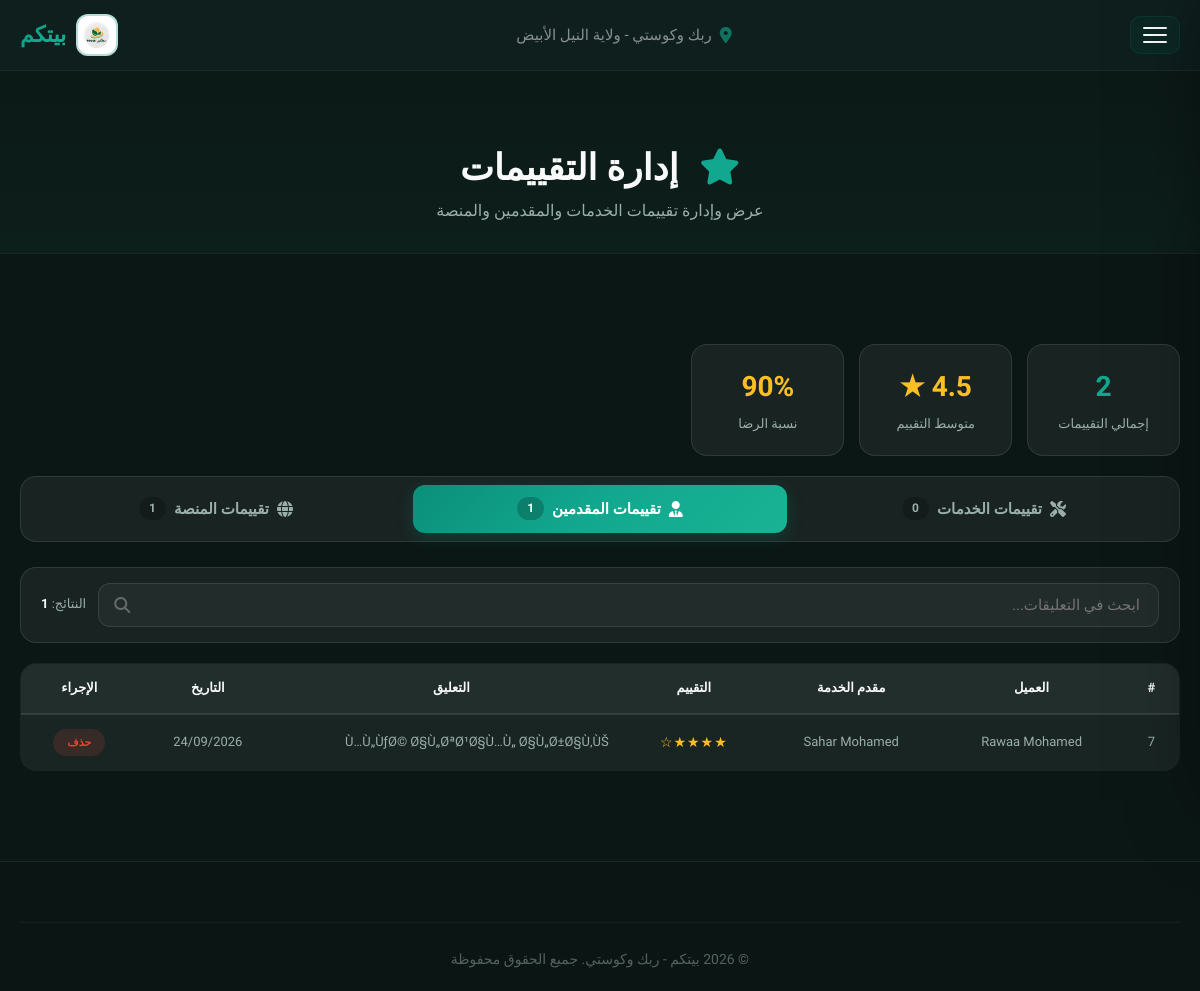
The page /admin_reviews.php?tab=provider (signed in) on the database its author committed.
### tables this page shows
CREATE TABLE `reviews` (
  `id` int(11) NOT NULL auto_increment,
  `user_id` int(11) NOT NULL,
  `provider_id` int(11) default NULL,
  `booking_id` int(11) default NULL,
  `review_type` enum('service','provider','site') default 'service',
  `rating` int(11) NOT NULL,
  `comment` text,
  `created_at` timestamp NOT NULL default CURRENT_TIMESTAMP,
  PRIMARY KEY  (`id`),
  KEY `user_id` (`user_id`),
  KEY `provider_id` (`provider_id`),
  KEY `booking_id` (`booking_id`)
);

CREATE TABLE `users` (
  `id` int(11) NOT NULL auto_increment,
  `name` varchar(100) NOT NULL,
  `username` varchar(50) NOT NULL,
  `email` varchar(100) NOT NULL,
  `phone` varchar(20) NOT NULL,
  `region` varchar(100) NOT NULL,
  `city` varchar(50) default NULL,
  `age` int(11) NOT NULL,
  `service_type` varchar(50) NOT NULL,
  `password` varchar(255) NOT NULL,
  `user_type` enum('admin','provider','receiver') default 'provider',
  `admin_role` enum('super_admin','main','providers','clients','reviews') default NULL,
  `manager_role` varchar(50) default NULL,
  `is_approved` enum('pending','approved','rejected') default 'pending',
  `profile_image` varchar(255) default NULL,
  `national_id_image` varchar(255) default NULL,
  `certificate_image` varchar(255) default NULL,
  `working_area` varchar(255) default NULL,
  `created_at` timestamp NOT NULL default CURRENT_TIMESTAMP,
  `is_banned` tinyint(1) NOT NULL default '0',
  `welcome_shown` tinyint(1) NOT NULL default '0',
  PRIMARY KEY  (`id`),
  UNIQUE KEY `username` (`username`),
  UNIQUE KEY `email` (`email`),
  KEY `idx_is_approved` (`is_approved`),
  KEY `idx_user_type` (`user_type`)
);

### admin_reviews.php (the view, shortened to what this page needs)
<?php
require_once 'config.php';
$active_tab = isset($_GET['tab']) ? $_GET['tab'] : 'service';
$stmt = $pdo->query("SELECT AVG(rating) as avg_rating, COUNT(*) as total FROM reviews");
$stats = $stmt->fetch();
$avg_rating = round(isset($stats['avg_rating']) ? $stats['avg_rating'] : 0, 1);
$total_reviews = isset($stats['total']) ? $stats['total'] : 0;
$stmt = $pdo->query("SELECT review_type, COUNT(*) as cnt FROM reviews GROUP BY review_type");
$counts = array('service' => 0, 'provider' => 0, 'site' => 0);
foreach ($stmt->fetchAll() as $row) {
    $counts[$row['review_type']] = $row['cnt'];
}
$stmt = $pdo->prepare("
    SELECT r.*,
           u.name as user_name,
           p.name as provider_name,
           s.name as service_name
    FROM reviews r
    LEFT JOIN users u ON r.user_id = u.id
    LEFT JOIN users p ON r.provider_id = p.id
    LEFT JOIN bookings b ON r.booking_id = b.id
    LEFT JOIN services s ON b.service_id = s.id
    WHERE r.review_type = ?
    ORDER BY r.created_at DESC
");
$stmt->execute(array($active_tab));
$reviews = $stmt->fetchAll();
?>
<!DOCTYPE html>
<html lang="ar" dir="rtl">
<head>
    <link rel="stylesheet" href="https://cdnjs.cloudflare.com/ajax/libs/font-awesome/6.5.0/css/all.min.css">
    <link href="https://unpkg.com/aos@2.3.1/dist/aos.css" rel="stylesheet">
</head>
<body>
    <header id="mainHeader">
        <div class="container header-inner">
            <div class="logo">
                <img src="uploads/sh.png" alt="بيتكم">
                <span>بيتكم</span>
            </div>
            <div class="header-center">
                <i class="fas fa-map-marker-alt"></i>
                <span>ربك وكوستي - ولاية النيل الأبيض</span>
            </div>
            <button class="hamburger" id="hamburgerBtn"><span></span><span></span><span></span></button>
        </div>
    </header>
    <div class="page-header">
        <div class="container">
            <h1 data-aos="fade-up"><i class="fas fa-star"></i> إدارة التقييمات</h1>
            <p data-aos="fade-up" data-aos-delay="100">عرض وإدارة تقييمات الخدمات والمقدمين والمنصة</p>
        </div>
    </div>
    <section>
        <div class="container">
            <div class="stats-row" data-aos="fade-up">
                <div class="stat-card">
                    <div class="number"><?php echo $total_reviews; ?></div>
                    <div class="label">إجمالي التقييمات</div>
                </div>
                <div class="stat-card">
                    <div class="number" style="color:#FBBF24;"><?php echo $avg_rating; ?> ★</div>
                    <div class="label">متوسط التقييم</div>
                </div>
                <div class="stat-card">
                    <div class="number" style="color:#FBBF24;"><?php echo $avg_rating > 0 ? round($avg_rating * 20) : 0; ?>%</div>
                    <div class="label">نسبة الرضا</div>
                </div>
            </div>
            <div class="reviews-tabs" data-aos="fade-up">
                <a href="?tab=service" class="tab-btn <?php echo $active_tab == 'service' ? 'active' : ''; ?>">
                    <i class="fas fa-tools"></i> تقييمات الخدمات
                    <span class="tab-count"><?php echo $counts['service']; ?></span>
                </a>
                <a href="?tab=provider" class="tab-btn <?php echo $active_tab == 'provider' ? 'active' : ''; ?>">
                    <i class="fas fa-user-tie"></i> تقييمات المقدمين
                    <span class="tab-count"><?php echo $counts['provider']; ?></span>
                </a>
                <a href="?tab=site" class="tab-btn <?php echo $active_tab == 'site' ? 'active' : ''; ?>">
                    <i class="fas fa-globe"></i> تقييمات المنصة
                    <span class="tab-count"><?php echo $counts['site']; ?></span>
                </a>
            </div>
            <div class="admin-search-bar" data-aos="fade-up">
                <div class="search-wrapper">
                    <i class="fas fa-search"></i>
                    <input type="text" id="reviewSearch" placeholder="ابحث في التعليقات..." oninput="filterReviews()">
                </div>
                <div class="count-info">
                    النتائج: <strong style="color:var(--text-white);" id="reviewCount"><?php echo count($reviews); ?></strong>
                </div>
            </div>
            <div class="table-responsive" data-aos="fade-up">
                <table>
                    <thead>
                        <tr>
                            <th>#</th>
                            <th>العميل</th>
                            <?php if ($active_tab == 'service'): ?>
                                <th>الخدمة</th>
                                <th>مقدم الخدمة</th>
                            <?php elseif ($active_tab == 'provider'): ?>
                                <th>مقدم الخدمة</th>
                            <?php else: ?>
                                <th>النوع</th>
                            <?php endif; ?>
                            <th>التقييم</th>
                            <th>التعليق</th>
                            <th>التاريخ</th>
                            <th>الإجراء</th>
                        </tr>
                    </thead>
                    <tbody id="reviewsTable">
                        <?php if (count($reviews) == 0): ?>
                            <tr><td colspan="8" style="text-align:center; padding:30px;">لا توجد تقييمات في هذا القسم</td></tr>
                        <?php else: ?>
                            <?php foreach ($reviews as $r): ?>
                                <tr data-search="<?php echo strtolower(htmlspecialchars($r['comment'] . ' ' . $r['user_name'])); ?>">
                                    <td><?php echo $r['id']; ?></td>
                                    <td><?php echo htmlspecialchars($r['user_name']); ?></td>
                                    <?php if ($active_tab == 'service'): ?>
                                        <td><?php echo htmlspecialchars($r['service_name']); ?></td>
                                        <td><?php echo htmlspecialchars($r['provider_name']); ?></td>
                                    <?php elseif ($active_tab == 'provider'): ?>
                                        <td><?php echo htmlspecialchars($r['provider_name']); ?></td>
                                    <?php else: ?>
                                        <td><span class="badge-type badge-type-site"><i class="fas fa-globe"></i> المنصة</span></td>
                                    <?php endif; ?>
                                    <td>
                                        <span class="badge-stars">
                                            <?php echo str_repeat('★', $r['rating']) . str_repeat('☆', 5 - $r['rating']); ?>
                                        </span>
                                    </td>
                                    <td style="text-align:right; max-width:250px; overflow:hidden; text-overflow:ellipsis; white-space:nowrap;">
                                        <?php echo htmlspecialchars($r['comment']); ?>
                                    </td>
                                    <td><?php echo date('d/m/Y', strtotime($r['created_at'])); ?></td>
                                    <td>
                                        <a href="?action=delete&id=<?php echo $r['id']; ?>&tab=<?php echo $active_tab; ?>" class="btn-sm danger" onclick="return confirm('حذف هذا التقييم؟')">حذف</a>
                                    </td>
                                </tr>
                            <?php endforeach; ?>
                        <?php endif; ?>
                    </tbody>
                </table>
            </div>
        </div>
    </section>
    <footer>
        <div class="container">
            <div class="footer-grid">
                <div class="copyright">© 2026 بيتكم - ربك وكوستي. جميع الحقوق محفوظة</div>
            </div>
        </div>
    </footer>
</body>
</html>

### rows shown on the page
reviews: id "7", user.name "Rawaa Mohamed", provider.name "Sahar Mohamed", rating "★★★★", rating "☆", comment "Ù…Ù„ÙƒØ© Ø§Ù„ØªØ¹Ø§Ù…Ù„ Ø§Ù„Ø±Ø§Ù‚ÙŠ", created_at "24/09/2026"

### other values the page prints
$total_reviews "2"
$avg_rating "4.5"
$avg_rating * 20 "90"
$counts['service'] "0"
$counts['provider'] "1"
$counts['site'] "1"
count($reviews) "1"
